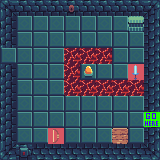

Tiled map render using the project's own tile images. Description and the whole map definition, tile-layer contents included, below:
An orthogonal 10x10 tile map with 16x16 px tiles, 3 tile layers (wall, ground, interactable).

<map version="1.8" tiledversion="1.8.4" orientation="orthogonal" renderorder="right-down" width="10" height="10" tilewidth="16" tileheight="16" infinite="0" nextlayerid="4" nextobjectid="1">
 <tileset firstgid="1" source="tmp-tilemap.tsx" />
 <layer id="3" name="wall" width="10" height="10">
  <data encoding="csv">
29,30,30,30,30,30,30,30,30,31,
33,0,0,0,0,0,0,0,0,35,
33,0,0,0,0,0,0,0,0,35,
0,0,0,0,0,0,0,0,0,35,
33,0,0,0,0,0,0,0,0,35,
33,0,0,0,0,0,0,0,0,35,
33,0,0,0,0,0,0,0,0,35,
33,0,0,0,0,0,0,0,0,0,
33,0,0,0,0,0,0,0,0,35,
37,38,38,38,38,38,38,38,38,39
</data>
 </layer>
 <layer id="1" name="ground" width="10" height="10">
  <data encoding="csv">
0,0,0,0,0,0,0,0,0,0,
0,2,2,2,2,2,2,2,2,0,
0,2,2,2,2,2,2,2,2,0,
2,2,2,2,1,1,1,2,2,0,
0,2,2,2,1,2,2,2,2,0,
0,2,2,2,1,1,1,1,1,0,
0,2,2,2,2,2,2,2,2,0,
0,2,2,2,2,2,2,2,2,2,
0,2,2,2,2,2,2,2,2,0,
0,0,0,0,0,0,0,0,0,0
</data>
 </layer>
 <layer id="2" name="interactable" width="10" height="10">
  <data encoding="csv">
0,0,0,0,16,0,0,0,0,0,
0,0,0,0,0,0,0,0,5,0,
0,0,0,0,0,0,0,0,0,0,
0,0,0,0,0,0,0,0,0,0,
0,0,0,0,0,12,0,0,9,0,
0,0,0,0,0,0,0,0,0,0,
0,0,0,0,0,0,0,0,0,0,
0,0,0,0,0,0,0,0,0,32,
0,0,0,8,0,0,0,3,0,0,
0,15,0,0,0,0,0,0,0,0
</data>
 </layer>
</map>
